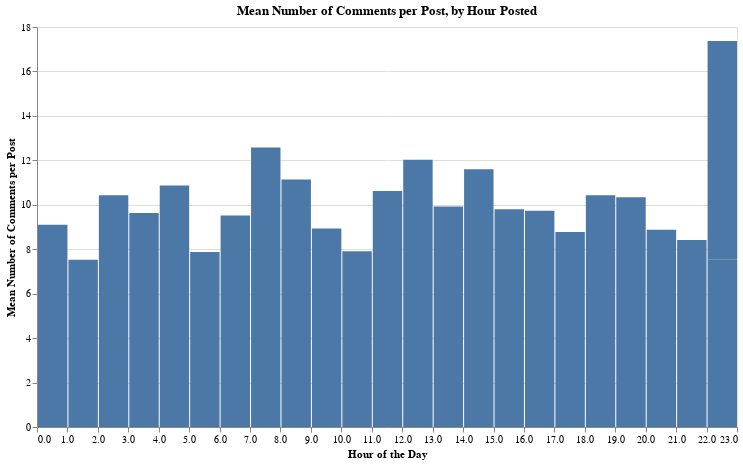

Notebook code for this chart:
### Markdown cell above
This is visualized in the histogram below, which looks quite different from the previous two graphs.

### Code cell
chart = alt.Chart(hours_mean).mark_bar().encode(
    x = alt.X("hour:Q", title = "Hour of the Day", bin = alt.Bin(step = 1)),
    y = alt.Y("comments_per_post:Q", title = "Mean Number of Comments per Post"),
).properties(
    title = "Mean Number of Comments per Post, by Hour Posted",
    width = 700,
    height = 400,
)

chart

### Figure 1 — Vega-Lite specification as saved in the notebook (floating-point values rounded to 4 significant figures)
{"config": {"view": {"continuousWidth": 400, "continuousHeight": 300}}, "data": {"name": "data-85b280d3c64bf1f2e387fd5f13d4739f"}, "mark": "bar", "encoding": {"x": {"type": "quantitative", "bin": {"step": 1}, "field": "hour", "title": "Hour of the Day"}, "y": {"type": "quantitative", "field": "comments_per_post", "title": "Mean Number of Comments per Post"}}, "height": 400, "title": "Mean Number of Comments per Post, by Hour Posted", "width": 700, "$schema": "https://vega.github.io/schema/vega-lite/v4.8.1.json", "datasets": {"data-85b280d3c64bf1f2e387fd5f13d4739f": [{"hour": 0, "num_posts": 141, "num_comments": 1283, "comments_per_post": 9.099}, {"hour": 1, "num_posts": 133, "num_comments": 1001, "comments_per_post": 7.526}, {"hour": 2, "num_posts": 103, "num_comments": 1074, "comments_per_post": 10.43}, {"hour": 3, "num_posts": 97, "num_comments": 934, "comments_per_post": 9.629}, {"hour": 4, "num_posts": 90, "num_comments": 978, "comments_per_post": 10.87}, {"hour": 5, "num_posts": 75, "num_comments": 591, "comments_per_post": 7.88}, {"hour": 6, "num_posts": 95, "num_comments": 904, "comments_per_post": 9.516}, {"hour": 7, "num_posts": 125, "num_comments": 1572, "comments_per_post": 12.58}, {"hour": 8, "num_posts": 159, "num_comments": 1770, "comments_per_post": 11.13}, {"hour": 9, "num_posts": 158, "num_comments": 1411, "comments_per_post": 8.93}, {"hour": 10, "num_posts": 155, "num_comments": 1225, "comments_per_post": 7.903}, {"hour": 11, "num_posts": 227, "num_comments": 2412, "comments_per_post": 10.63}, {"hour": 12, "num_posts": 300, "num_comments": 3609, "comments_per_post": 12.03}, {"hour": 13, "num_posts": 334, "num_comments": 3314, "comments_per_post": 9.922}, {"hour": 14, "num_posts": 331, "num_comments": 3839, "comments_per_post": 11.6}, {"hour": 15, "num_posts": 390, "num_comments": 3822, "comments_per_post": 9.8}, {"hour": 16, "num_posts": 387, "num_comments": 3767, "comments_per_post": 9.734}, {"hour": 17, "num_posts": 368, "num_comments": 3228, "comments_per_post": 8.772}, {"hour": 18, "num_posts": 311, "num_comments": 3242, "comments_per_post": 10.42}, {"hour": 19, "num_posts": 270, "num_comments": 2791, "comments_per_post": 10.34}, {"hour": 20, "num_posts": 246, "num_comments": 2183, "comments_per_post": 8.874}, {"hour": 21, "num_posts": 209, "num_comments": 1759, "comments_per_post": 8.416}, {"hour": 22, "num_posts": 192, "num_comments": 1450, "comments_per_post": 7.552}, {"hour": 23, "num_posts": 147, "num_comments": 1443, "comments_per_post": 9.816}]}}
